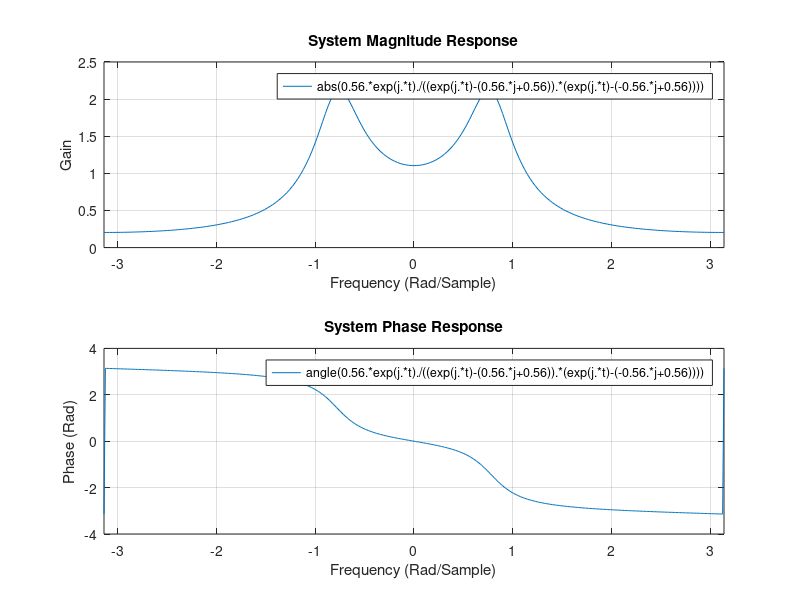

Write the MATLAB code that produced this figure.
close all; clc; clear; format compact; format short;

t=(0:499)*pi/500;
f1='abs(0.56*exp(j*t)./((exp(j*t)-(0.56*j+0.56))*(exp(j*t)-(-0.56*j+0.56))))';
f2='angle(0.56*exp(j*t)./((exp(j*t)-(0.56*j+0.56))*(exp(j*t)-(-0.56*j+0.56))))';
range=[-pi pi];
subplot(2,1,1), fplot(f1, range)
grid;
xlabel('Frequency (Rad/Sample)'), ylabel('Gain')
title('System Magnitude Response');
subplot(2,1,2), fplot(f2, range)
grid;
xlabel('Frequency (Rad/Sample)'), ylabel('Phase (Rad)')
title('System Phase Response');
